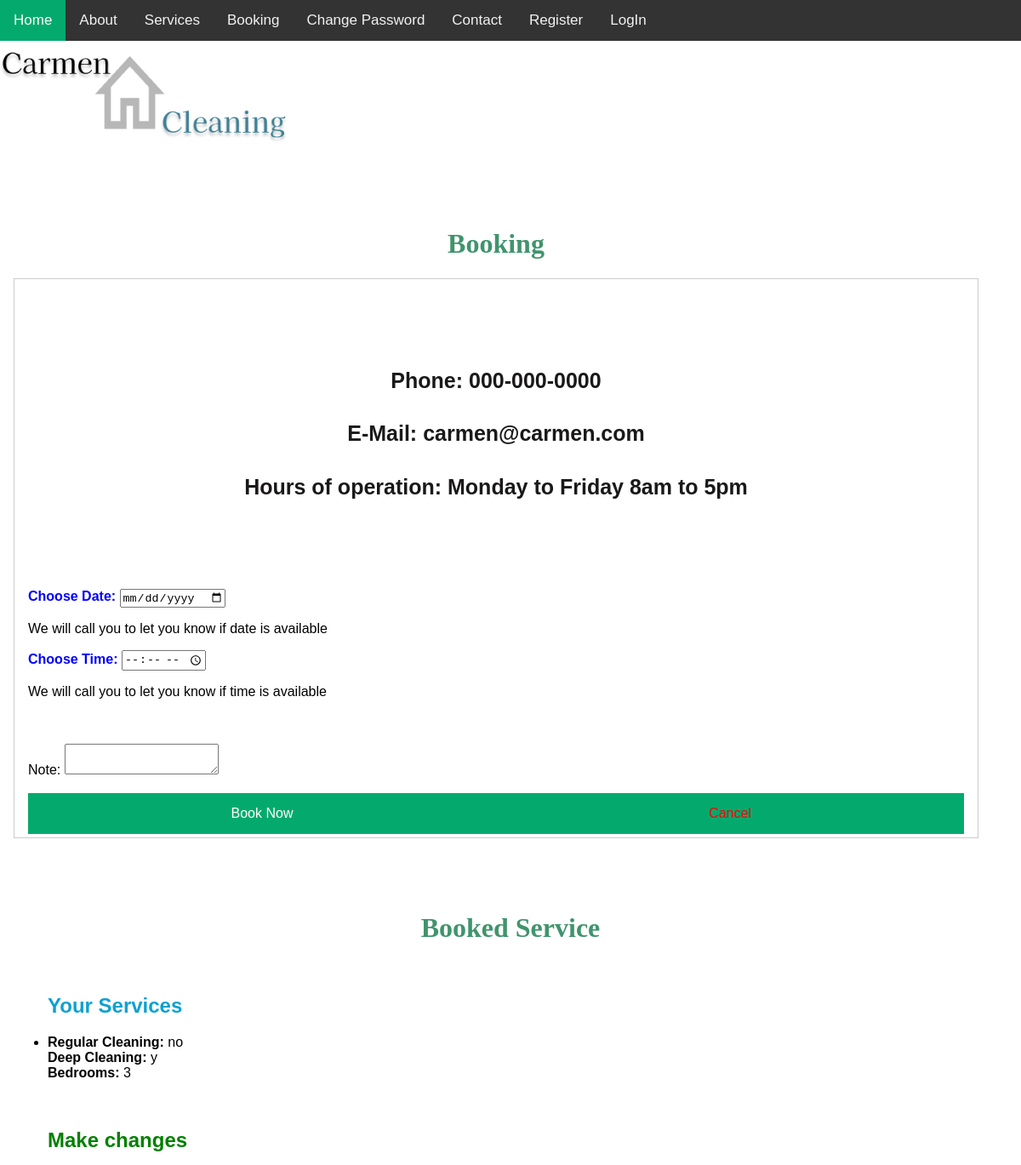
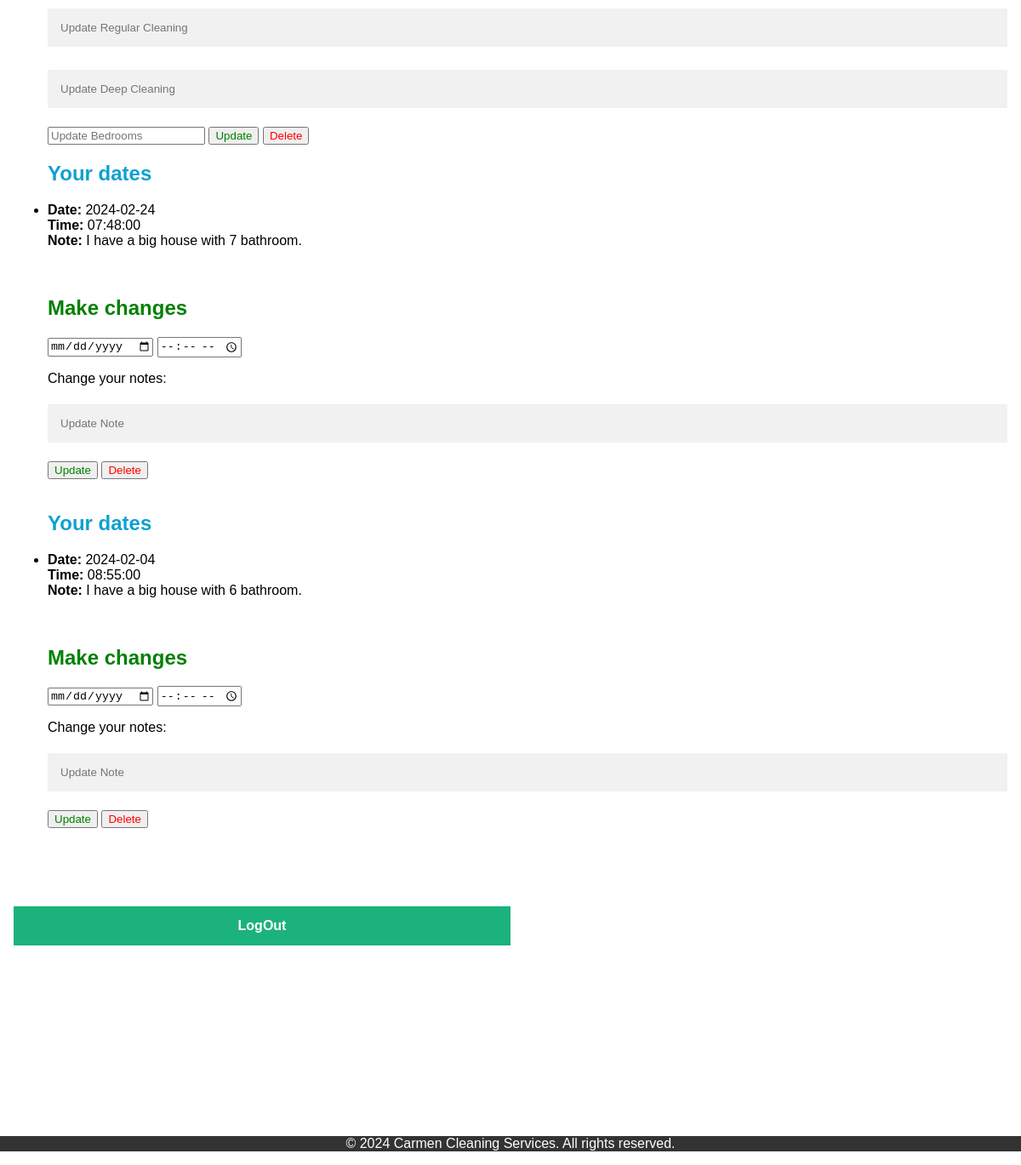
Screenshot of /view/booking.php (signed in) with the database file from the repository (2 pictures, top to bottom).
### tables this page shows
CREATE TABLE `services` (
  `serviceId` int(11) NOT NULL,
  `RegularCleaning` varchar(11) NOT NULL,
  `DeepCleaning` varchar(1) NOT NULL,
  `Bedrooms` int(11) NOT NULL,
  `UserNo` int(11) NOT NULL
);

CREATE TABLE `booking` (
  `bookingId` int(11) NOT NULL,
  `Date` date NOT NULL,
  `Time` time NOT NULL,
  `Note` text NOT NULL,
  `UserNo` int(11) NOT NULL,
  `serviceId` int(11) NOT NULL
);

### model/serviceDB.php (called while the page is built, shortened)
<?php
require_once(__DIR__ . '/../controller/servicesclass.php');
require_once('database.php');
class ServiceDB extends Servicesclass
{
    public static function getServices($userId)
    {
        $db = new Database();
        $dbConn = $db->getDbConn();
        if ($dbConn) {
            $query = "SELECT * FROM services WHERE UserNo = ?";
            $stmt = $dbConn->prepare($query);
            $stmt->bind_param("i", $userId);
            $stmt->execute();
            $result = $stmt->get_result();
            $services = array();
            while ($row = $result->fetch_assoc()) {
                $service = new Servicesclass($row['serviceId'], $row['RegularCleaning'], $row['DeepCleaning'], $row['Bedrooms'], $row['UserNo']);
                $services[] = $service;
            }
            return $services;
        } else {
            return false;
        }
    }
}

### model/database.php (called while the page is built, shortened)
<?php
class Database
{
    private $host = 'localhost';
    private $dbname = 'cleaning';
    private $username = 'root';
    private $password = '';
    function __construct()
    {
        $this->conn = mysqli_connect($this->host, $this->username, $this->password, $this->dbname);
    }
}

### Controller/servicesclass.php (called while the page is built, shortened)
<?php
class Servicesclass{
    private $RegularCleaning;
    private $DeepCleaning;
    private $Bedrooms;
    public function __construct($serviceId, $regularCleaning, $deepCleaning, $bedrooms, $userId){
        $this->RegularCleaning = $regularCleaning;
        $this->DeepCleaning = $deepCleaning;
        $this->Bedrooms = $bedrooms;
    }
    public function getRegularCleaning()
    {
        return $this->RegularCleaning;
    }
    public function getDeepCleaning()
    {
        return $this->DeepCleaning;
    }
    public function getBedrooms()
    {
        return $this->Bedrooms;
    }
}

### model/bookingDB.php (called while the page is built, shortened)
<?php
include_once(__DIR__ . '/../Controller/book.php');
require_once('database.php');
class BookingDB extends Book
{
    public static function getBookings($userId)
    {
        $db = new Database();
        $dbConn = $db->getDbConn();
        if ($dbConn) {
            $query = "SELECT * FROM booking WHERE UserNo= ?";
            $stmt = $dbConn->prepare($query);
            $stmt->bind_param("i", $userId);
            if (!$stmt->execute()) {
                die("Error executing query: " . $stmt->error);
            }
            $result = $stmt->get_result();
            $bookings = array();
            while ($row = $result->fetch_assoc()) {
                $booking = new Book($row['bookingId'], $row['Date'], $row['Time'], $row['Note'], $row['UserNo'], $row['serviceId']);
                $bookings[] = $booking;
            }
            return $bookings;
        } else {
            return false;
        }
    }
}

### Controller/book.php (called while the page is built, shortened)
<?php
class Book
{
    private $Date;
    private $Time;
    private $Note;
    public function __construct($bookingId, $date, $time, $note,$userId, $serviceId)
    {
        $this->Date = $date;
        $this->Time = $time;
        $this->Note = $note;
    }
    public function getDate()
    {
        return $this->Date;
    }
    public function getTime()
    {
        return $this->Time;
    }
    public function getNote()
    {
        return $this->Note;
    }
}

### view/booking.php (the view, shortened to what this page needs)
<?php
require_once(__DIR__ . '/../model/serviceDB.php');
require_once(__DIR__ . '/../model/bookingDB.php');
require_once(__DIR__ . '/../model/database.php');
$userId = $_SESSION['user_id'];
$services = ServiceDB::getServices($userId);
$bookings = BookingDB::getBookings($userId);
?>
<!DOCTYPE html>
<html>
<head>
  <link rel="stylesheet" href="https://cdnjs.cloudflare.com/ajax/libs/font-awesome/4.7.0/css/font-awesome.min.css">
  <link rel="stylesheet" href="styles.css">
  <link rel="stylesheet" href="registestyle.css">
</head>
<body>
  <div class="topnav" id="myTopnav">
    <a href="../index.php" class="active">Home</a>
    <a href="about.php" id="#about">About</a>
    <a href="service.php">Services</a>
    <a href="booking.php">Booking</a>
    <a href="display_change_password.php">Change Password</a>
    <a href="contact.php">Contact</a>
    <a href="registry.php">Register</a>
    <a href="login.php">LogIn</a>
  </div>
  <?php
  $imageSource = "../util/logo.png";
  ?>
  <img src="<?php echo $imageSource; ?>" alt="Carmen Cleaning products image" class="cleaning">
  <div style="padding-left:16px" class="cleaning-div">
    <h1 id="h1"> Booking </h1>
    <form action="../view/process_booking.php" method="POST" style="border:1px solid #ccc">
      <div class="container">
          <div class="txt-index">
            <p style="font-weight:bold;">Phone: 000-000-0000</p>
            <p style="font-weight:bold;">E-Mail: carmen@carmen.com</p>
            <p style="font-weight:bold;">Hours of operation: Monday to Friday 8am to 5pm</p>
          </div>
        <br>
        <br>
        <label for="submitDate" style="color:blue;"><b>Choose Date:</b></label>
        <input type="date" id="submitDate" name="submitDate">
        <p>We will call you to let you know if date is available</p>
        <label for="submitTime" style="color:blue;"><b>Choose Time:</b></label>
        <input type="time" id="submitTime" name="submitTime" required>
        <p>We will call you to let you know if time is available</p>
        <br>
        <br>
        <label for="Note">Note:</label>
        <textarea type="text" id="Note" name="Note"></textarea>
        <br>
        <br>
        <div class="btn-group">
          <input type="submit" class="button" value="Book Now" style="color: white;">
          <input type="button" class="button" value="Cancel" style="color: red;" onclick="window.location.href='service.php'">
        </div>
        <br>
        <br>
      </div>
    </form>
  </div>
  <div class="container">
    <h1 style="text-align: center" id="bookedService">Booked Service </a></h1>
    <br>
    <ul>
      <?php  foreach ($services as $service) : ?>
        <h2 style="color:#0DA1D0;">Your Services</h2>
        <li>
          <strong>Regular Cleaning:</strong> <?php echo $service->getRegularCleaning(); ?><br>
          <strong>Deep Cleaning:</strong> <?php echo $service->getDeepCleaning(); ?><br>
          <strong>Bedrooms:</strong> <?php echo $service->getBedrooms(); ?><br>
          <br>
          <br>
          <h2 style="color: green;">Make changes</h2>
          <form action="update_service.php" method="POST" style="display: inline;">
            <input type="text" name="regularCleaning" placeholder="Update Regular Cleaning">
            <input type="text" name="deepCleaning" placeholder="Update Deep Cleaning">
            <input type="number" name="bedrooms" placeholder="Update Bedrooms">
            <input type="submit" value="Update" style="color: green;">
          </form>
          <form action="delete_service.php" method="POST" style="display: inline;">
            <input type="submit" value="Delete" style="color: red;">
          </form>
        </li>
      <?php endforeach; ?>
    </ul>
    <ul>
      <?php foreach ($bookings as $booking) : ?>
        <h2 style="color: #0DA1D0 ;">Your dates</h2>
        <li>
          <strong>Date:</strong> <?php echo $booking->getDate(); ?><br>
          <strong>Time:</strong> <?php echo $booking->getTime(); ?><br>
          <strong>Note:</strong> <?php echo $booking->getNote(); ?><br>
          <br>
          <br>
          <h2 style="color: green;">Make changes</h2>
          <form action="update_booking.php" method="POST" style="display: inline;">
            <input type="date" name="date" placeholder="Update Date">
            <input type="time" name="time" placeholder="Update Time">
            <br>
            <p>Change your notes:</p>
            <input type="text" name="note" placeholder="Update Note">
            <input type="submit" value="Update" style="color: green;">
          </form>
          <form action="delete_booking.php" method="POST" style="display: inline;">
            <input type="submit" value="Delete" style="color: red;">
          </form>
          <br>
          <br>
        </li>
      <?php endforeach; ?>
    </ul>
  </div>
  <br>
    <div class="container">
      <div class="clearfix">
              <a href="../view/thank_you.php" class="signupbtn" style="text-decoration: none; text-align:center;"><b>LogOut</b></a>
      </div>
    </div>
  <footer>
    <p>&copy; 2024 Carmen Cleaning Services. All rights reserved.</p>
  </footer>
</body>
</html>

### view/styles.css (style rules this page uses)
body { margin: 0; font-family: Arial, Helvetica, sans-serif; background-color: white; }
h1 { color: rgb(64, 148, 109); font-family: Georgia, "Times New Roman", Times, serif; }
.topnav { overflow: hidden; background-color: #333; }
.topnav a { float: left; display: block; color: #f2f2f2; text-align: center; padding: 14px 16px; text-decoration: none; font-size: 17px; }
.topnav a.active { background-color: #04aa6d; color: white; }
.cleaning { flex: 1; max-width: 500; max-height: 250; }
.cleaning-div { text-align: center; padding: 50px; }
.txt-index { text-align: center; max-width: 1000px; margin-top: 20px; margin-left: auto; margin-right: auto; padding: 40px; }
.txt-index p { font-size:25px; line-height: 1.5; color: #1a1818; font-family: Arial, Helvetica, sans-serif; text-shadow: #141414; }
footer { background-color: #333; color: #fff; text-align: center; padding-bottom: 0px; margin-top: 200px; }

### view/registestyle.css (style rules this page uses)
body { font-family: Arial, Helvetica, sans-serif; }
* { box-sizing: border-box; }
input[type="text"], input[type="password"] { width: 100%; padding: 15px; margin: 5px 0 22px 0; display: inline-block; border: none; background: #f1f1f1; }
.signupbtn { background-color: #04aa6d; color: white; padding: 14px 20px; margin: 8px 0; border: none; cursor: pointer; width: 100%; opacity: 0.9; }
.signupbtn { float: left; width: 50%; }
.container { padding: 16px; }
.clearfix::after { content: ""; clear: both; display: table; }
form, label { text-align: left; }
.btn-group .button { background-color: #04AA6D; border: none; color: white; padding: 15px 32px; text-align: center; text-decoration: none; display: inline-block; font-size: 16px; cursor: pointer; float: left; width: 50%; }

### rows the page displays
services: RegularCleaning "no", DeepCleaning "y", Bedrooms "3"
booking: Date "2024-02-24", Time "07:48:00", Note "I have a big house with 7 bathroom."
booking: Date "2024-02-04", Time "08:55:00", Note "I have a big house with 6 bathroom."
